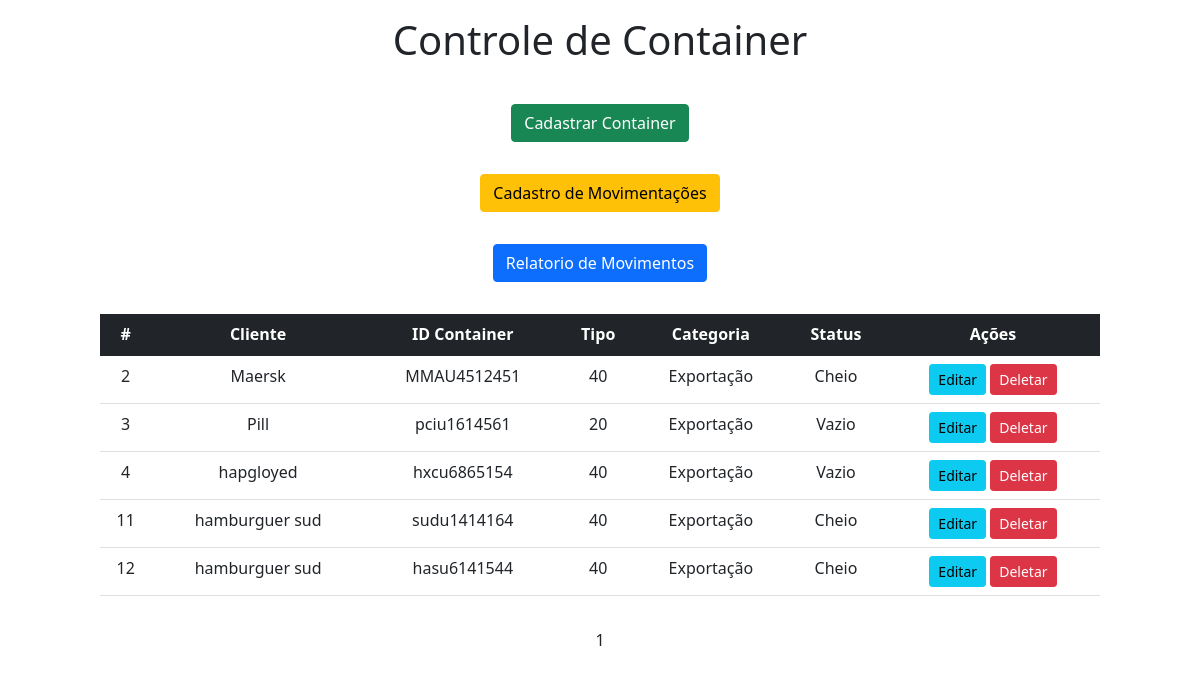
The page / on the database its author committed.
### app/models.py (models this page shows)
class cadastro(models.Model):
    cliente = models.CharField(max_length=100)
    idContainer = models.CharField(max_length=100)
    tipo = models.CharField(max_length=10, choices=TIPO_CHOISE)
    categoria = models.CharField(max_length=10, choices=CATEGORIA_CHOISE)
    status = models.CharField(max_length=10, choices=STATUS_CHOISE)

### app/views.py (the view)
# urls.py: 2. Add a URL to urlpatterns:  path('', views.home, name='home')
def home(request):
    data = {}
    all = cadastro.objects.all()
    paginator = Paginator(all, 5)
    pages = request.GET.get('page')
    data['db'] = paginator.get_page(pages)
    return render(request, 'index.html', data)

### app/templates/index.html (shortened to what this page needs)
<!DOCTYPE html>
<html lang="pt-br">
<head>
    <link href="https://cdn.jsdelivr.net/npm/bootstrap@5.1.3/dist/css/bootstrap.min.css" rel="stylesheet">
</head>
<body>
    <div class="col-8 m-auto pt-3 pb-3 text-center">
        <h1>Controle de Container</h1>
    </div>
    <div class="col-8 m-auto pt-3 pb-3 text-center">
        <a href="form/" class="btn btn-success">Cadastrar Container</a>
    </div>
    <div class="col-8 m-auto pt-3 pb-3 text-center">
        <a href="moveform/" class="btn btn-warning">Cadastro de Movimentações</a>
    </div>
    <div class="col-8 m-auto pt-3 pb-3 text-center">
        <a href="relatorio/" class="btn btn-primary">Relatorio de Movimentos</a>
    </div>
    <div class="col-10 m-auto pt-3 pb-3 text-center">
        <table class="table">
          <thead class="table-dark">
            <tr>
              <th scope="col">#</th>
              <th scope="col">Cliente</th>
              <th scope="col">ID Container</th>
              <th scope="col">Tipo</th>
              <th scope="col">Categoria</th>
              <th scope="col">Status</th>
              <th scope="col">Ações</th>
            </tr>
          </thead>
          <tbody>
          {% for dbs in db %}
            <tr>
              <td>{{dbs.id}}</td>
              <td>{{dbs.cliente}}</td>
              <td>{{dbs.idContainer}}</td>
              <td>{{dbs.tipo}}</td>
              <td>{{dbs.categoria}}</td>
              <td>{{dbs.status}}</td>
              <td>
                <a href="/edit/{{dbs.id}}/" class="btn btn-info btn-sm">Editar</a>
                <a href="/delete/{{dbs.id}}/" class="btn btn-danger btn-sm btnDel">Deletar</a>
              </td>
          {% endfor %}
          </tbody>
        </table>
    </div>
    <div class="text-center paginator">
        {{ db.number }}
    </div>
    {% load static %}
</body>
</html>

### rows shown on the page
cadastro: id "2", cliente "Maersk", idContainer "MMAU4512451", tipo "40", categoria "Exportação", status "Cheio"
cadastro: id "3", cliente "Pill", idContainer "pciu1614561", tipo "20", categoria "Exportação", status "Vazio"
cadastro: id "4", cliente "hapgloyed", idContainer "hxcu6865154", tipo "40", categoria "Exportação", status "Vazio"
cadastro: id "11", cliente "hamburguer sud", idContainer "sudu1414164", tipo "40", categoria "Exportação", status "Cheio"
cadastro: id "12", cliente "hamburguer sud", idContainer "hasu6141544", tipo "40", categoria "Exportação", status "Cheio"

### other values the page prints
{{ db.number }} "1"
